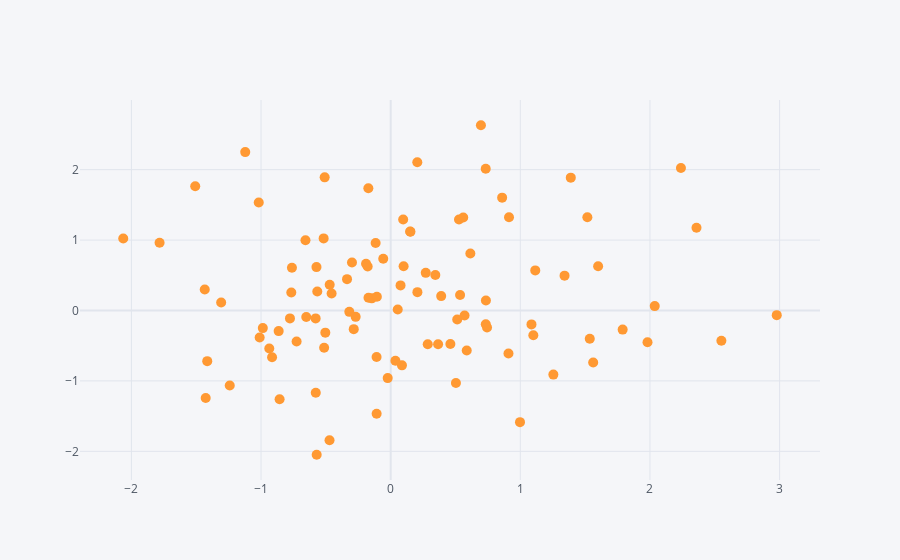

The cell this chart's notebook holds for it:
### Code cell
df.iplot(kind = 'scatter', x = 'A', y = 'B', mode = 'markers', size = 10)
